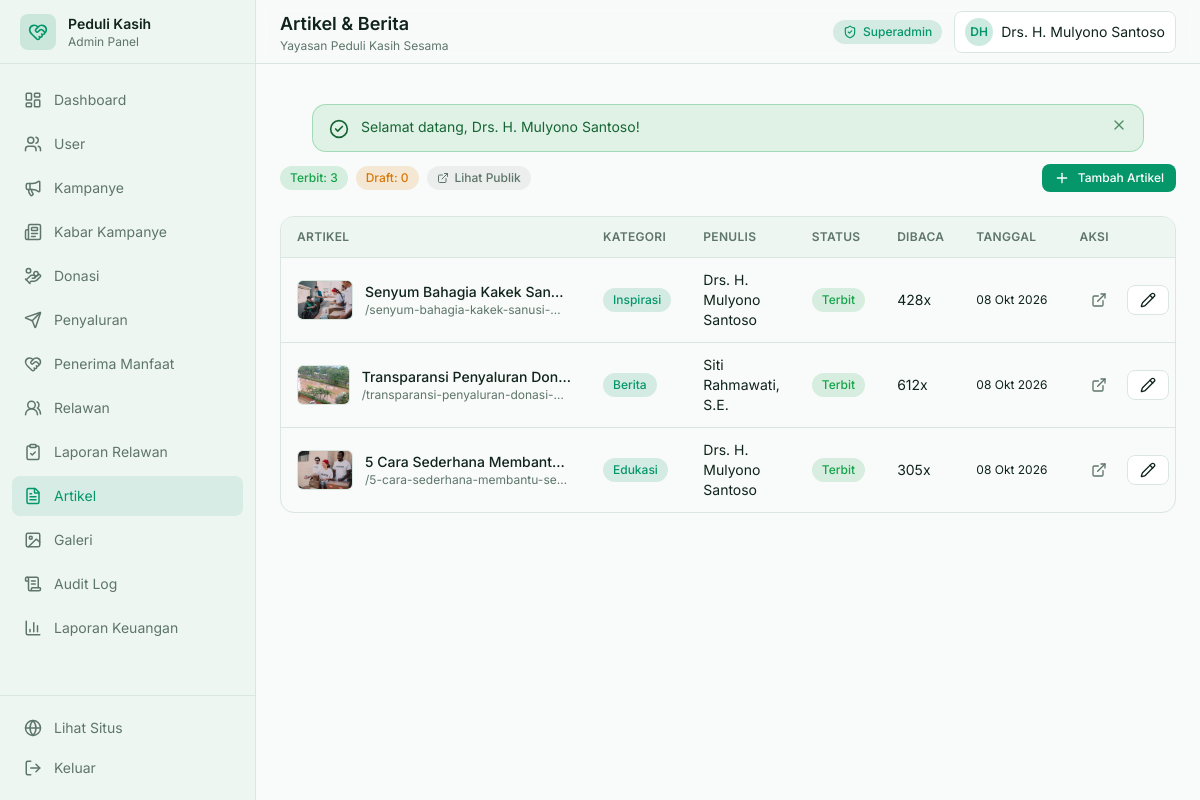
Screenshot of /admin/articles (signed in) with the database file from the repository.
### tables this page shows
CREATE TABLE `articles` (
  `id` INT UNSIGNED AUTO_INCREMENT PRIMARY KEY,
  `title` VARCHAR(255) NOT NULL,
  `slug` VARCHAR(255) NOT NULL UNIQUE,
  `excerpt` TEXT NOT NULL,
  `content` LONGTEXT NOT NULL,
  `category` ENUM('berita', 'inspirasi', 'kegiatan', 'edukasi') NOT NULL DEFAULT 'kegiatan',
  `featured_image` VARCHAR(255) NULL,
  `author_id` INT UNSIGNED NOT NULL,
  `status` ENUM('published', 'draft') NOT NULL DEFAULT 'published',
  `views_count` INT NOT NULL DEFAULT 0,
  `created_at` TIMESTAMP DEFAULT CURRENT_TIMESTAMP,
  `updated_at` TIMESTAMP DEFAULT CURRENT_TIMESTAMP ON UPDATE CURRENT_TIMESTAMP,
  FOREIGN KEY (`author_id`) REFERENCES `users` (`id`) ON DELETE RESTRICT,
  INDEX `idx_status` (`status`),
  INDEX `idx_slug` (`slug`)
);

CREATE TABLE `users` (
  `id` INT UNSIGNED AUTO_INCREMENT PRIMARY KEY,
  `name` VARCHAR(120) NOT NULL,
  `email` VARCHAR(150) NOT NULL UNIQUE,
  `password` VARCHAR(255) NOT NULL,
  `phone` VARCHAR(30) NULL,
  `role` ENUM('superadmin', 'staff', 'donatur', 'volunteer') NOT NULL DEFAULT 'donatur',
  `avatar` VARCHAR(255) NULL,
  `address` TEXT NULL,
  `bio` TEXT NULL,
  `status` ENUM('active', 'inactive') NOT NULL DEFAULT 'active',
  `created_at` TIMESTAMP DEFAULT CURRENT_TIMESTAMP,
  `updated_at` TIMESTAMP DEFAULT CURRENT_TIMESTAMP ON UPDATE CURRENT_TIMESTAMP,
  `deleted_at` TIMESTAMP NULL DEFAULT NULL,
  INDEX `idx_role` (`role`),
  INDEX `idx_email` (`email`)
);

### app/Views/admin/articles.php (the view, shortened to what the rows shown need)
<?php
$articles     = $articles ?? [];
$statusCounts = $statusCounts ?? [];
$categories   = $categories ?? [];
?>
<div class="space-y-6">
    <div class="flex flex-col justify-between gap-4 sm:flex-row sm:items-center">
        <div class="flex flex-wrap gap-2">
            <span class="badge-success">Terbit: <?= (int) ($statusCounts['published'] ?? 0) ?></span>
            <span class="badge-warning">Draft: <?= (int) ($statusCounts['draft'] ?? 0) ?></span>
            <a href="<?= Helper::url('artikel') ?>" target="_blank" class="badge-muted">
                <i data-lucide="external-link" class="h-3 w-3"></i> Lihat Publik
            </a>
        </div>
        <a href="<?= Helper::url('admin/articles/create') ?>" class="btn-primary btn-sm">
            <i data-lucide="plus" class="h-4 w-4"></i> Tambah Artikel
        </a>
    </div>
    <div class="table-wrap">
        <table class="table">
            <thead>
                <tr>
                    <th>Artikel</th>
                    <th>Kategori</th>
                    <th>Penulis</th>
                    <th>Status</th>
                    <th>Dibaca</th>
                    <th>Tanggal</th>
                    <th class="text-right">Aksi</th>
                </tr>
            </thead>
            <tbody>
                <?php if ($articles): ?>
                    <?php foreach ($articles as $article):
                        $thumb = Helper::media($article['featured_image'] ?? null, 'articles');
                    ?>
                        <tr>
                            <td>
                                <div class="flex items-center gap-3">
                                    <?php if ($thumb): ?>
                                        <img src="<?= Helper::e($thumb) ?>" alt="" class="h-10 w-14 rounded-md border border-line object-cover">
                                    <?php else: ?>
                                        <span class="flex h-10 w-14 items-center justify-center rounded-md border border-line bg-surface text-ink-soft">
                                            <i data-lucide="newspaper" class="h-4 w-4"></i>
                                        </span>
                                    <?php endif; ?>
                                    <div class="min-w-0">
                                        <p class="max-w-[260px] truncate text-sm font-medium text-ink"><?= Helper::e($article['title']) ?></p>
                                        <p class="max-w-[260px] truncate text-xs text-ink-soft">/<?= Helper::e($article['slug']) ?></p>
                                    </div>
                                </div>
                            </td>
                            <td><span class="badge-accent"><?= Helper::e($categories[$article['category']] ?? ucfirst($article['category'])) ?></span></td>
                            <td class="text-sm text-ink-soft"><?= Helper::e($article['author_name'] ?? '-') ?></td>
                            <td>
                                <span class="<?= $article['status'] === 'published' ? 'badge-success' : 'badge-warning' ?>">
                                    <?= $article['status'] === 'published' ? 'Terbit' : 'Draft' ?>
                                </span>
                            </td>
                            <td class="text-sm text-ink-soft"><?= (int) $article['views_count'] ?>x</td>
                            <td class="whitespace-nowrap text-xs text-ink-soft"><?= Helper::tanggal($article['created_at']) ?></td>
                            <td>
                                <div class="flex justify-end gap-2">
                                    <?php if ($article['status'] === 'published'): ?>
                                        <a href="<?= Helper::url('artikel/' . $article['slug']) ?>" target="_blank" class="btn-ghost btn-sm" title="Lihat">
                                            <i data-lucide="external-link" class="h-4 w-4"></i>
                                        </a>
                                    <?php endif; ?>
                                    <a href="<?= Helper::url('admin/articles/' . $article['id'] . '/edit') ?>" class="btn-outline btn-sm">
                                        <i data-lucide="pencil" class="h-4 w-4"></i>
                                    </a>
                                </div>
                            </td>
                        </tr>
                    <?php endforeach; ?>
                <?php else: ?>
                    <tr><td colspan="7" class="text-center text-ink-soft">Belum ada artikel.</td></tr>
                <?php endif; ?>
            </tbody>
        </table>
    </div>
</div>

### app/Core/Router.php (shortened to what the rows shown need)
<?php
class Router
{
    private array $routes = [];
    private function add(string $method, string $pattern, array $handler, ?string $middleware): void
    {
        $this->routes[] = compact('method', 'pattern', 'handler', 'middleware');
    }
    private function compile(string $pattern): string
    {
        $pattern = trim($pattern, '/');
        if ($pattern === '') {
            return '#^$#';
        }
        $regex = preg_replace('#\{([a-zA-Z_][a-zA-Z0-9_]*)\}#', '([^/]+)', $pattern);
        return '#^' . $regex . '/?$#';
    }
    public function dispatch(string $method, string $path, string $basePath = ''): void
    {
        $method = strtoupper($method);
        $path = trim($path, '/');
        foreach ($this->routes as $route) {
            if ($route['method'] !== $method) {
                continue;
            }
            if (!preg_match($this->compile($route['pattern']), $path, $matches)) {
                continue;
            }
            array_shift($matches);
            [$class, $action] = $route['handler'];
            $controller = new $class();
            call_user_func_array([$controller, $action], $matches);
            return;
        }
    }
}

### rows the page displays
articles: featured_image (picture), title "Senyum Bahagia Kakek San…", slug "senyum-bahagia-kakek-sanusi-…", category "Inspirasi", author.name "Drs. H. Mulyono Santoso", status "Terbit", views_count "428", created_at "08 Okt 2026"
articles: featured_image (picture), title "Transparansi Penyaluran Do…", slug "transparansi-penyaluran-donasi-…", category "Berita", author.name "Siti Rahmawati, S.E.", status "Terbit", views_count "612", created_at "08 Okt 2026"
articles: featured_image (picture), title "5 Cara Sederhana Membant…", slug "5-cara-sederhana-membantu-se…", category "Edukasi", author.name "Drs. H. Mulyono Santoso", status "Terbit", views_count "305", created_at "08 Okt 2026"

### other values shown
$item['label'] "Dashboard"
$item['label'] "User"
$item['label'] "Kampanye"
$item['label'] "Kabar Kampanye"
$item['label'] "Donasi"
$item['label'] "Penyaluran"
$item['label'] "Penerima Manfaat"
$item['label'] "Relawan"
$item['label'] "Laporan Relawan"
$item['label'] "Artikel"
$item['label'] "Galeri"
$item['label'] "Audit Log"
$item['label'] "Laporan Keuangan"
Helper::e($orgName) "Yayasan Peduli Kasih Sesama"
